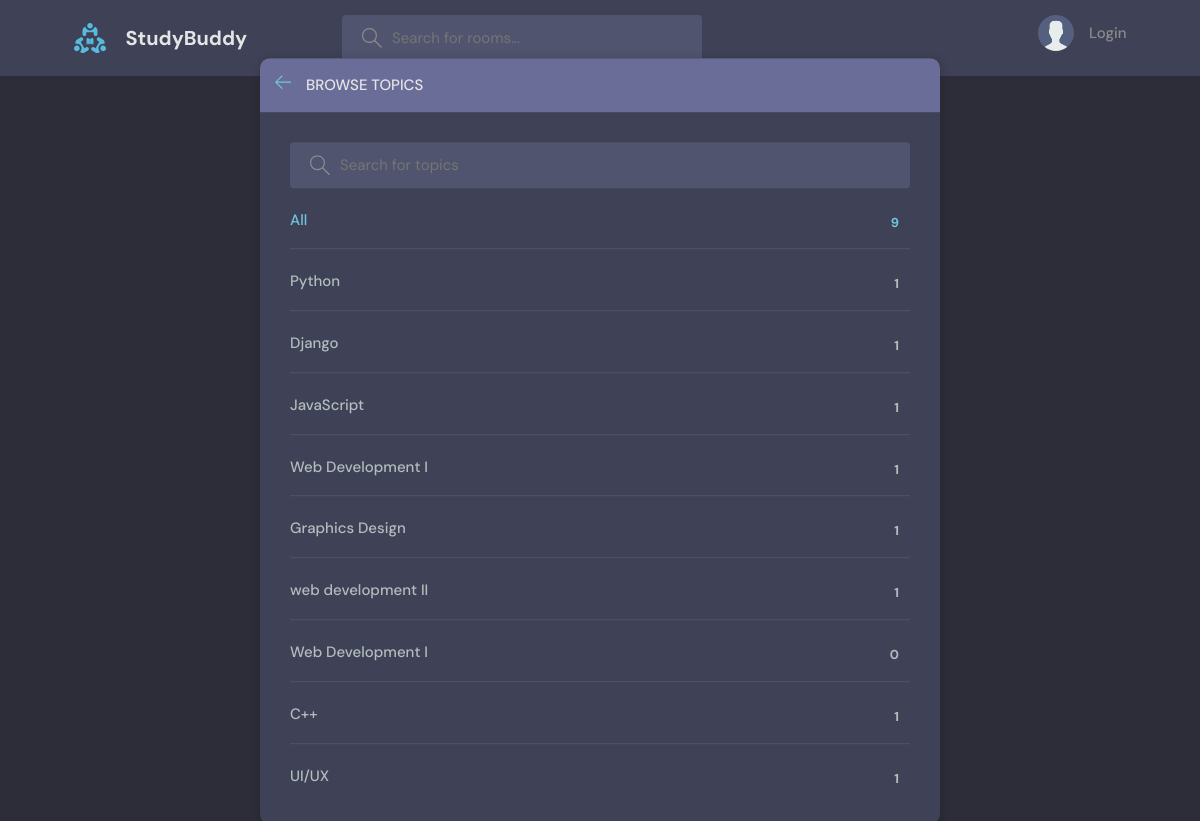
Page /topics/ on the committed database.
### base/models.py (models this page shows, shortened)
class Topic(models.Model):
    name = models.CharField(max_length=200)

### base/views.py (the view)
# urls.py: path('topics/', views.topicsPage, name="topics"),
def topicsPage(request):
    q = request.GET.get('q') if request.GET.get('q') != None else ''
    topics = Topic.objects.filter(name__icontains=q)
    return render(request, 'base/topics.html', {'topics': topics})

### base/templates/base/topics.html (shortened to what this page needs)
{% extends "main.html" %}
   {% block content %}
    <main class="create-room layout">
      <div class="container">
        <div class="layout__box">
          <div class="layout__boxHeader">
            <div class="layout__boxTitle">
              <a href="{% url 'home' %}">
                <svg version="1.1" xmlns="http://www.w3.org/2000/svg" width="32" height="32" viewBox="0 0 32 32">
                  <title>arrow-left</title>
                  <path
                    d="M13.723 2.286l-13.723 13.714 13.719 13.714 1.616-1.611-10.96-10.96h27.625v-2.286h-27.625l10.965-10.965-1.616-1.607z"
                  ></path>
                </svg>
              </a>
              <h3>Browse Topics</h3>
            </div>
          </div>
          <div class="topics-page layout__body">
            <form action="" method="GET" class="header__search">
              <label>
                <input name="q" placeholder="Search for topics" />
              </label>
            </form>
            <ul class="topics__list">
              <li>
                <a href="{% url 'topics' %}" class="active">All <span>{{topics.count}}</span></a>
              </li>
              {% for topic in topics %}
              <li>
                <a href="{% url 'home' %}?q={{topic.name}}">{{ topic.name }} <span>{{topic.room_set.all.count}}</span></a>
              </li>
              {% endfor %}
            </ul>
          </div>
        </div>
      </div>
    </main>
    {% endblock content %}

### static/styles/style.css (style rules this page uses)
:root { --color-main: #71c6dd; --color-main-light: #e1f6fb; --color-dark: #3f4156; --color-dark-medium: #51546e; --color-dark-light: #696d97; --color-light: #e5e5e5; --color-gray: #8b8b8b; --color-light-gray: #b2bdbd; --color-bg: #2d2d39; --color-success: #5dd693; --color-error: #fc4b0b; }
* { font-family: "DM Sans", -apple-system, BlinkMacSystemFont, "Segoe UI", Roboto, Oxygen, Ubuntu, Cantarell, "Open Sans", "Helvetica Neue", sans-serif; margin: 0; padding: 0; box-sizing: border-box; text-rendering: optimizeLegibility; font-size: inherit; }
html { font-size: 56.25%; }
@media only screen and (min-width: 1200px) { html { font-size: 62.5%; } }
body { line-height: 1.6; font-weight: 400; font-size: 1.5rem; color: var(--color-light-gray); background-color: var(--color-bg); min-height: 100vh; }
a { display: inline-block; color: var(--color-main); text-decoration: none; }
.container { max-width: 120rem; width: 90%; margin: auto; }
.header__search > label { background-color: var(--color-dark-medium); padding: 1.3rem 1rem; display: flex; align-items: center; gap: 1rem; border-radius: 4px; }
.header__search svg { fill: var(--color-gray); width: 2rem; height: 2rem; margin-left: 1rem; }
.header__search input { width: 30rem; background: transparent; border: none; outline: none; color: var(--color-light); }
.layout { margin-top: 2.4rem; }
.layout > .container { display: flex; justify-content: space-between; align-items: flex-start; }
.layout__box { width: 90%; max-width: 48rem; min-height: 40rem; position: absolute; top: 50%; left: 50%; transform: translate(-50%, -46%); background-color: var(--color-dark); border-radius: 1rem; box-shadow: 1px 1px 6px 3px rgba(0, 0, 0, 0.1); overflow: hidden; }
.layout__boxHeader { display: flex; padding: 1.5rem; background-color: var(--color-dark-light); }
.layout__boxTitle { display: flex; gap: 1.5rem; align-items: center; }
.layout__boxTitle h3 { text-transform: uppercase; font-weight: 500; color: var(--color-light); }
.layout__boxTitle svg { width: 1.6rem; height: 1.6rem; fill: var(--color-main); }
.layout__body { margin: 3rem; }
.topics__list { list-style: none; }
.topics__list li a { display: flex; justify-content: space-between; margin-bottom: 3rem; font-weight: 500; color: var(--color-light-gray); transition: all 0.3s ease-in-out; }
.topics__list li a.active, .topics__list li a:hover { color: var(--color-main); }
.topics__list li a span { padding: 0.5rem 1rem; background-color: var(--color-dark); border-radius: 3px; font-size: 1.3rem; font-weight: 700; letter-spacing: 1px; }
.topics-page .topics__list li:not(:last-child) a { margin: 2rem 0; padding-bottom: 1rem; text-decoration: none; border-bottom: 1px solid var(--color-dark-medium); }
.topics-page .header__search { display: block; }
.create-room.layout .layout__box { max-width: 68rem; }

### rows in the picture
Topic: name "Python", room_set.all.count "1"
Topic: name "Django", room_set.all.count "1"
Topic: name "JavaScript", room_set.all.count "1"
Topic: name "Web Development I", room_set.all.count "1"
Topic: name "Graphics Design", room_set.all.count "1"
Topic: name "web development II", room_set.all.count "1"
Topic: name "Web Development I", room_set.all.count "0"
Topic: name "C++", room_set.all.count "1"
Topic: name "UI/UX", room_set.all.count "1"

### other values in the picture
{{ topics.count }} "9"
